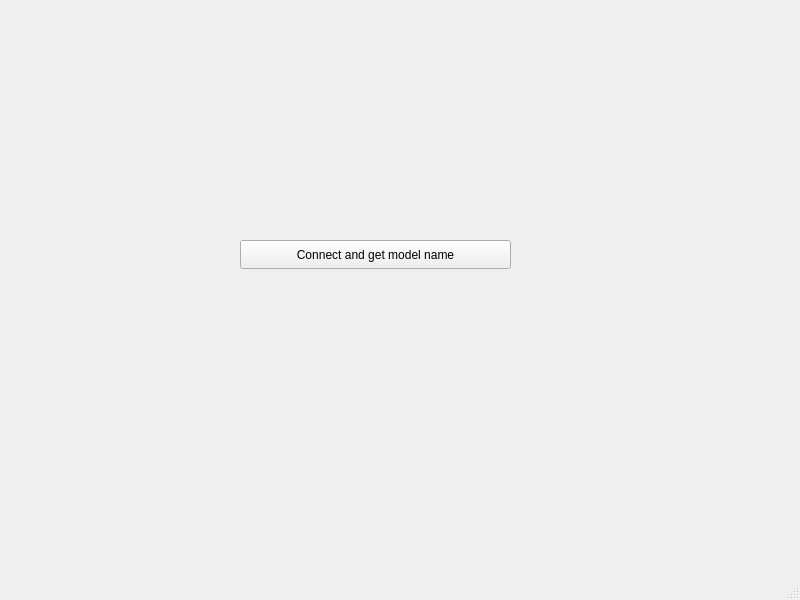
<?xml version="1.0" encoding="UTF-8"?>
<ui version="4.0">
 <class>MainWindow</class>
 <widget class="QMainWindow" name="MainWindow">
  <property name="geometry">
   <rect>
    <x>0</x>
    <y>0</y>
    <width>800</width>
    <height>600</height>
   </rect>
  </property>
  <property name="windowTitle">
   <string>MainWindow</string>
  </property>
  <widget class="QWidget" name="centralwidget">
   <widget class="QPushButton" name="pushButton">
    <property name="geometry">
     <rect>
      <x>240</x>
      <y>240</y>
      <width>271</width>
      <height>29</height>
     </rect>
    </property>
    <property name="text">
     <string>Connect and get model name</string>
    </property>
   </widget>
  </widget>
  <widget class="QMenuBar" name="menubar">
   <property name="geometry">
    <rect>
     <x>0</x>
     <y>0</y>
     <width>800</width>
     <height>32</height>
    </rect>
   </property>
  </widget>
  <widget class="QStatusBar" name="statusbar"/>
 </widget>
 <resources/>
 <connections/>
</ui>
